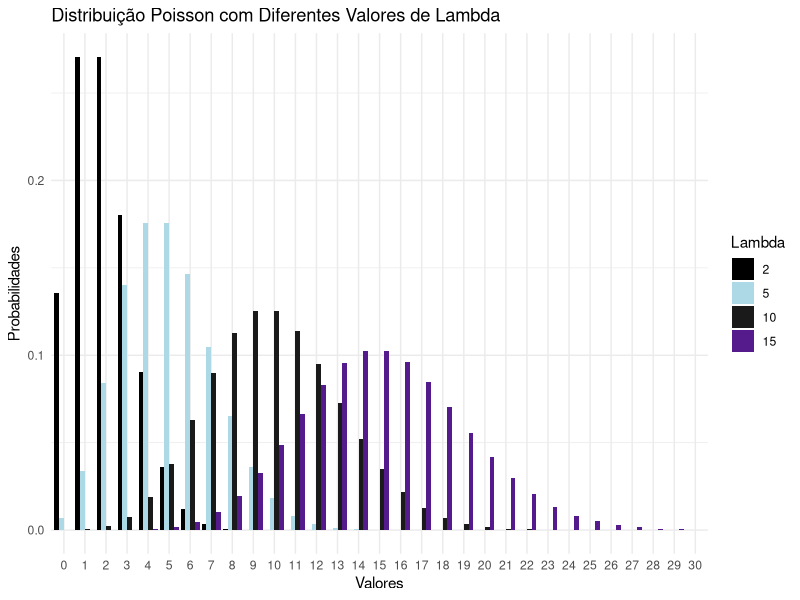
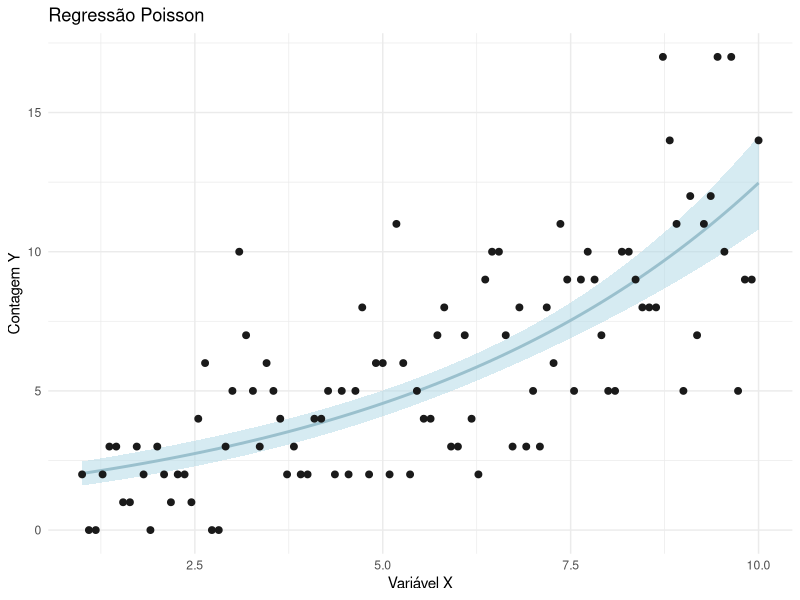
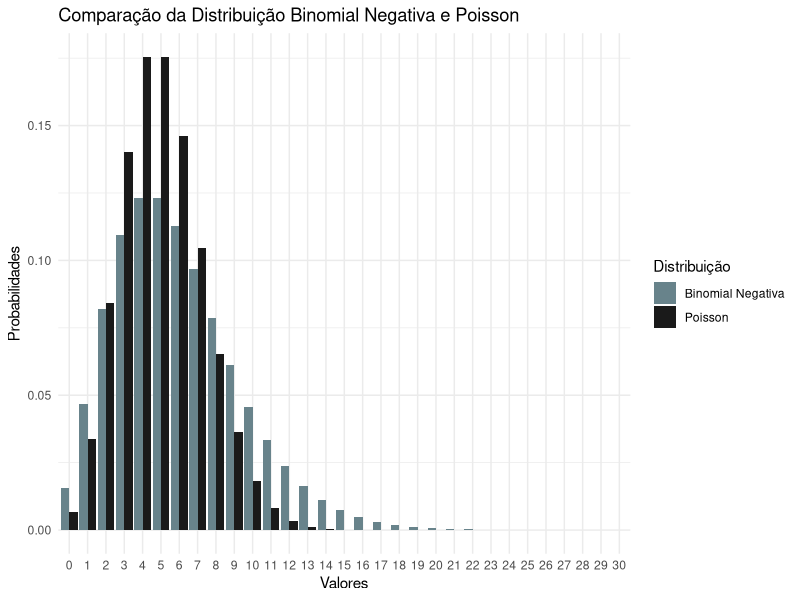
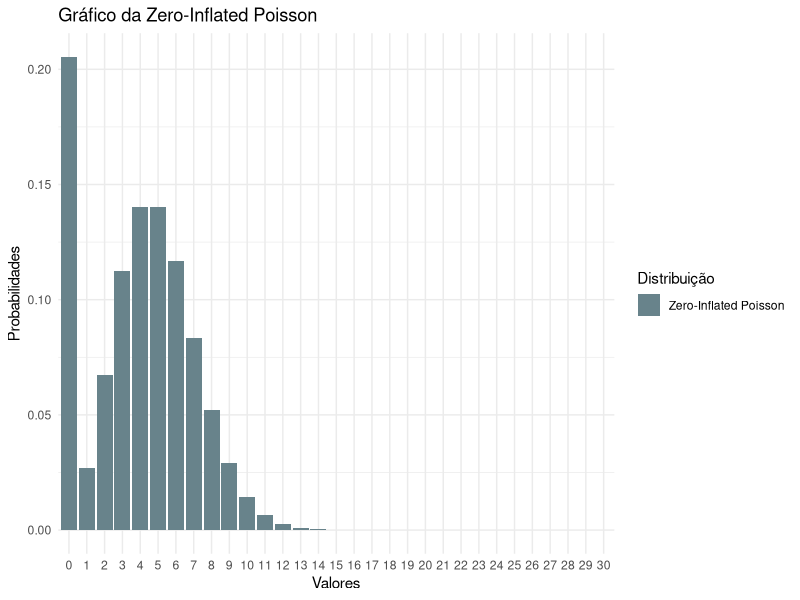
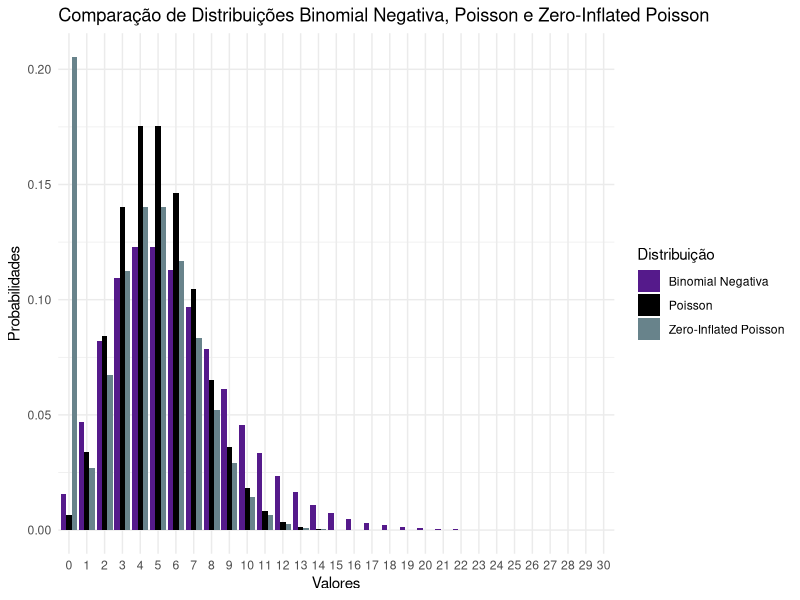

The R source for these figures, in order:
## ---- chunk 1

library(ggplot2)
lambdas <- c(2, 5, 10, 15)  # Valores diferentes de lambda

# Valores possíveis para o eixo x
x_values <- 0:30

# Cálculo das probabilidades para cada valor de lambda
poisson_probs <- sapply(lambdas, function(lambda) dpois(x_values, lambda))

# Criação do data frame para o gráfico
data <- data.frame(x = rep(x_values, length(lambdas)),
                   y = c(poisson_probs),
                   lambda = rep(lambdas, each = length(x_values)))

# Plot do gráfico
cores <- c("black", "lightblue", "gray10", "purple4")

ggplot(data, aes(x = as.factor(x), y = y, fill = as.factor(lambda))) +
  geom_bar(stat = "identity", position = "dodge") +
  labs(x = "Valores", y = "Probabilidades", fill = "Lambda") +
  scale_fill_manual(values = cores) + 
  ggtitle("Distribuição Poisson com Diferentes Valores de Lambda") +
  theme_minimal()

## ---- chunk 2
# Gerar dados simulados
x <- seq(1, 10, length.out = 100)
lambda <- exp(0.5 + 0.2 * x)
y <- rpois(length(x), lambda)

# Ajustar modelo de regressão Poisson
model <- glm(y ~ x, family = poisson())

# Prever valores ajustados
predicted <- predict(model, type = "response", se.fit = TRUE)

# Criar data frame com os valores
data <- data.frame(x = x, y = predicted$fit, ymin = predicted$fit - 1.96 * predicted$se.fit, 
                   ymax = predicted$fit + 1.96 * predicted$se.fit)

# Obter os coeficientes estimados
intercept <- coef(model)[1]
slope <- coef(model)[2]

# Função para formatar a fórmula estimada da reta
format_formula <- function(intercept, slope) {
  paste0("y = exp(", round(intercept, 2), " + ", round(slope, 2), "x)")
}

# Plot do gráfico
ggplot() +
  geom_ribbon(data = data, aes(x = x, ymin = ymin, ymax = ymax), fill = "lightblue", alpha = 0.5) +
  geom_line(data = data, aes(x = x, y = y), color = "lightblue3", size = 1) +
  geom_point(data = data.frame(x, y), aes(x = x, y = y), color = "gray10", size = 2) +
  geom_text(x = 1, y = max(predicted$fit), label = format_formula(intercept, slope), hjust = 0, vjust = 1) +
  labs(x = "Variável X", y = "Contagem Y", title = "Regressão Poisson") +
  theme_minimal() 
## ---- chunk 3
# Parâmetros das distribuições
size <- 6  # Parâmetro "size" da distribuição binomial negativa
prob <- 0.5  # Parâmetro "prob" da distribuição binomial negativa
lambda <- 5  # Parâmetro "lambda" da distribuição Poisson

# Valores possíveis para o eixo x
x_values <- 0:30

# Função para calcular as probabilidades da distribuição binomial negativa
negative_binomial_probs <- function(x, size, prob) {
  choose(x + size - 1, x) * prob^x * (1 - prob)^size
}

# Cálculo das probabilidades das distribuições binomial negativa e Poisson
negative_binomial_probs <- negative_binomial_probs(x_values, size, prob)
poisson_probs <- dpois(x_values, lambda)

# Criação do data frame para o gráfico
data <- data.frame(x = rep(x_values, 2),
                   y = c(negative_binomial_probs, poisson_probs),
                   distribuicao = rep(c("Binomial Negativa", "Poisson"), each = length(x_values)))

# Plot do gráfico
ggplot(data, aes(x = as.factor(x), y = y, fill = distribuicao)) +
  geom_bar(stat = "identity", position = "dodge") +
  labs(x = "Valores", y = "Probabilidades", fill = "Distribuição") +
  scale_fill_manual(values = c("lightblue4", "gray10")) + 
  ggtitle("Comparação da Distribuição Binomial Negativa e Poisson") +
  theme_minimal()

## ---- chunk 4

psi <- 0.2  # Parâmetro "psi" da distribuição Zero-Inflated Poisson

# Valores possíveis para o eixo x
x_values <- 0:30

# Cálculo das probabilidades da Zero-Inflated Poisson
zip_probs <- ifelse(x_values == 0, psi + (1 - psi) * dpois(x_values, lambda), (1 - psi) * dpois(x_values, lambda))

# Criação do data frame para o gráfico
data <- data.frame(x = rep(x_values, 3),
                   y = zip_probs,
                   distribuicao = rep("Zero-Inflated Poisson"), each = length(x_values))

# Plot do gráfico

ggplot(data, aes(x = as.factor(x), y = y, fill = distribuicao)) +
  geom_bar(stat = "identity", position = "dodge") +
  labs(x = "Valores", y = "Probabilidades", fill = "Distribuição") +
  scale_fill_manual(values = "lightblue4") + 
  ggtitle("Gráfico da Zero-Inflated Poisson") +
  theme_minimal()

## ---- chunk 5
# Função para calcular as probabilidades da distribuição binomial negativa
negative_binomial_probs <- function(x, size, prob) {
  choose(x + size - 1, x) * prob^x * (1 - prob)^size
}

# Parâmetros das distribuições
size <- 6  # Parâmetro "size" da distribuição binomial negativa
prob <- 0.5  # Parâmetro "prob" da distribuição binomial negativa
lambda <- 5  # Parâmetro "lambda" da distribuição Poisson
psi <- 0.2  # Parâmetro "psi" da distribuição Zero-Inflated Poisson

# Valores possíveis para o eixo x
x_values <- 0:30

# Cálculo das probabilidades das distribuições binomial negativa, Poisson e Zero-Inflated Poisson
negative_binomial_probs <- negative_binomial_probs(x_values, size, prob)
poisson_probs <- dpois(x_values, lambda)
zip_probs <- ifelse(x_values == 0, psi + (1 - psi) * dpois(x_values, lambda), (1 - psi) * dpois(x_values, lambda))

# Criação do data frame para o gráfico
data <- data.frame(x = rep(x_values, 3),
                   y = c(negative_binomial_probs, poisson_probs, zip_probs),
                   distribuicao = rep(c("Binomial Negativa", "Poisson", "Zero-Inflated Poisson"), each = length(x_values)))

# Plot do gráfico

ggplot(data, aes(x = as.factor(x), y = y, fill = distribuicao)) +
  geom_bar(stat = "identity", position = "dodge") +
  labs(x = "Valores", y = "Probabilidades", fill = "Distribuição") +
  scale_fill_manual(values = c("purple4" , "black","lightblue4")) + 
  ggtitle("Comparação de Distribuições Binomial Negativa, Poisson e Zero-Inflated Poisson") +
  theme_minimal()

## ---- chunk 6
dados <- pscl::bioChemists
